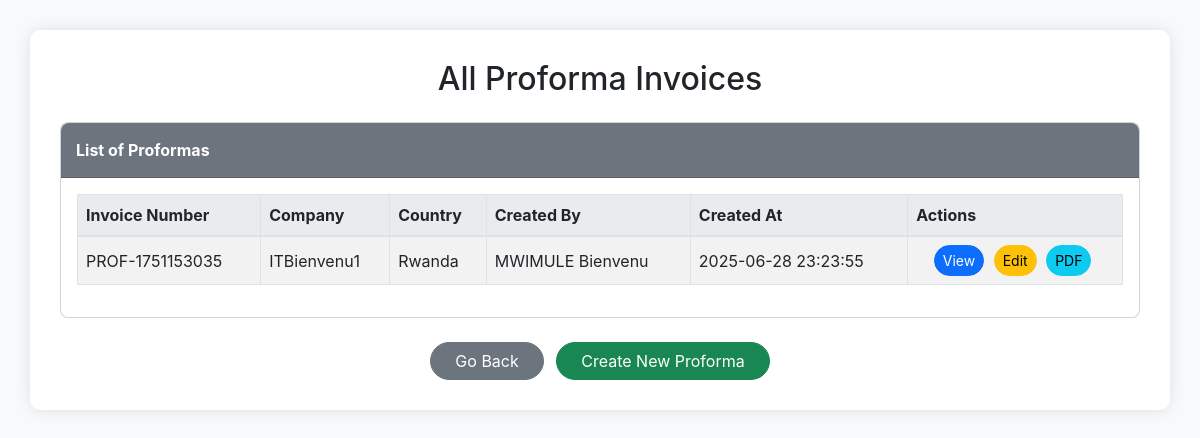
The page /edits/manage_proformas.php (signed in) on the database as committed earlier.
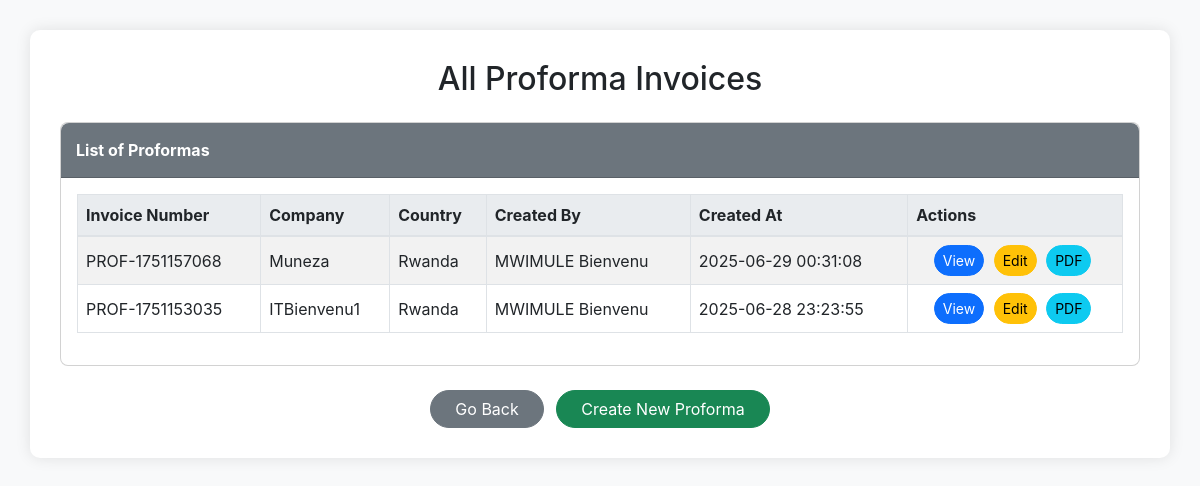
The same page on the database as committed later.
### tables this page shows
CREATE TABLE `proforma_invoices` (
  `id` int(11) NOT NULL,
  `invoice_number` varchar(50) NOT NULL,
  `company` varchar(100) NOT NULL,
  `vat` varchar(50) DEFAULT NULL,
  `street` varchar(100) DEFAULT NULL,
  `city` varchar(50) DEFAULT NULL,
  `postal_code` varchar(20) DEFAULT NULL,
  `country` varchar(50) DEFAULT NULL,
  `status` varchar(20) DEFAULT 'pending',
  `created_by` int(11) NOT NULL,
  `created_at` timestamp NOT NULL DEFAULT current_timestamp()
);

CREATE TABLE `users` (
  `id` int(12) NOT NULL,
  `names` varchar(100) NOT NULL,
  `email` varchar(50) NOT NULL,
  `phone` int(14) NOT NULL,
  `password` varchar(300) NOT NULL,
  `role` varchar(12) NOT NULL,
  `otp` int(100) NOT NULL,
  `time` timestamp(6) NOT NULL DEFAULT current_timestamp(6) ON UPDATE current_timestamp(6)
);

### edits/manage_proformas.php (the view, shortened to what this page needs)
<?php
include_once "../config/config.php";
$proformas_query = mysqli_query($conn, "
    SELECT pi.*, u.names AS created_by_username
    FROM proforma_invoices pi
    JOIN users u ON pi.created_by = u.id
    ORDER BY pi.created_at DESC
");
?>
<!DOCTYPE html>
<html lang="en">
<head>
    <link href="https://cdn.jsdelivr.net/npm/bootstrap@5.3.0/dist/css/bootstrap.min.css" rel="stylesheet">
</head>
<body>
    <div class="container">
        <h2 class="mb-4 text-center">All Proforma Invoices</h2>
        <div class="card mb-4 rounded-3">
            <div class="card-header">
                List of Proformas
            </div>
            <div class="card-body">
                <div class="table-responsive">
                    <table class="table table-bordered table-striped align-middle">
                        <thead>
                            <tr>
                                <th>Invoice Number</th>
                                <th>Company</th>
                                <th>Country</th>
                                <th>Created By</th>
                                <th>Created At</th>
                                <th>Actions</th>
                            </tr>
                        </thead>
                        <tbody>
                            <?php if (mysqli_num_rows($proformas_query) > 0) : ?>
                                <?php while ($proforma = mysqli_fetch_assoc($proformas_query)) : ?>
                                    <tr>
                                        <td><?php echo htmlspecialchars($proforma['invoice_number']); ?></td>
                                        <td><?php echo htmlspecialchars($proforma['company']); ?></td>
                                        <td><?php echo htmlspecialchars($proforma['country']); ?></td>
                                        <td><?php echo htmlspecialchars($proforma['created_by_username']); ?></td>
                                        <td><?php echo htmlspecialchars($proforma['created_at']); ?></td>
                                        <td class="action-buttons text-center">
                                            <a href="view_proforma.php?invoice=<?php echo urlencode($proforma['invoice_number']); ?>" class="btn btn-primary btn-sm rounded-pill">View</a>
                                            <a href="edit_proforma.php?invoice=<?php echo urlencode($proforma['invoice_number']); ?>" class="btn btn-warning btn-sm rounded-pill">Edit</a>
                                            <a href="generate_proforma_pdf.php?invoice=<?php echo urlencode($proforma['invoice_number']); ?>" class="btn btn-info btn-sm rounded-pill">PDF</a>
                                        </td>
                                    </tr>
                                <?php endwhile; ?>
                            <?php else : ?>
                                <tr>
                                    <td colspan="6" class="text-center">No proforma invoices found.</td>
                                </tr>
                            <?php endif; ?>
                        </tbody>
                    </table>
                </div>
            </div>
        </div>
        <div class="text-center">
            <a href="javascript:history.back()" class="btn btn-secondary rounded-pill px-4">Go Back</a>
            <a href="../executive/form.php#proforma-part" class="btn btn-success rounded-pill px-4 ms-2">Create New Proforma</a>
        </div>
    </div>
</body>
</html>

Rows that differ between the two databases and show on the page:
added proforma_invoices: invoice_number "PROF-1751157068", company "Muneza", country "Rwanda", created_by.names "MWIMULE Bienvenu", created_at "2025-06-29 00:31:08"
